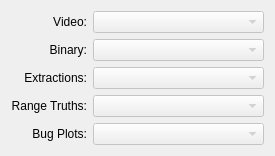
<ui version="4.0" >
 <class>ChannelSelectorWindow</class>
 <widget class="QDialog" name="ChannelSelectorWindow" >
  <property name="geometry" >
   <rect>
    <x>0</x>
    <y>0</y>
    <width>275</width>
    <height>134</height>
   </rect>
  </property>
  <property name="windowTitle" >
   <string>Channel Selector</string>
  </property>
  <layout class="QGridLayout" >
   <item row="1" column="1" colspan="2" >
    <widget class="QComboBox" name="foundBinary_" >
     <property name="enabled" >
      <bool>false</bool>
     </property>
     <property name="sizePolicy" >
      <sizepolicy vsizetype="Fixed" hsizetype="MinimumExpanding" >
       <horstretch>1</horstretch>
       <verstretch>0</verstretch>
      </sizepolicy>
     </property>
    </widget>
   </item>
   <item row="1" column="0" >
    <widget class="QLabel" name="label_7" >
     <property name="text" >
      <string>Binary:</string>
     </property>
     <property name="alignment" >
      <set>Qt::AlignRight|Qt::AlignTrailing|Qt::AlignVCenter</set>
     </property>
    </widget>
   </item>
   <item row="0" column="1" colspan="2" >
    <widget class="QComboBox" name="foundVideo_" >
     <property name="enabled" >
      <bool>false</bool>
     </property>
     <property name="sizePolicy" >
      <sizepolicy vsizetype="Fixed" hsizetype="MinimumExpanding" >
       <horstretch>1</horstretch>
       <verstretch>0</verstretch>
      </sizepolicy>
     </property>
    </widget>
   </item>
   <item row="0" column="0" >
    <widget class="QLabel" name="label_4" >
     <property name="text" >
      <string>Video:</string>
     </property>
     <property name="alignment" >
      <set>Qt::AlignRight|Qt::AlignTrailing|Qt::AlignVCenter</set>
     </property>
    </widget>
   </item>
   <item row="2" column="0" >
    <widget class="QLabel" name="label_9" >
     <property name="text" >
      <string>Extractions:</string>
     </property>
     <property name="alignment" >
      <set>Qt::AlignRight|Qt::AlignTrailing|Qt::AlignVCenter</set>
     </property>
    </widget>
   </item>
   <item row="2" column="1" colspan="2" >
    <widget class="QComboBox" name="foundExtractions_" >
     <property name="enabled" >
      <bool>false</bool>
     </property>
     <property name="sizePolicy" >
      <sizepolicy vsizetype="Fixed" hsizetype="MinimumExpanding" >
       <horstretch>1</horstretch>
       <verstretch>0</verstretch>
      </sizepolicy>
     </property>
    </widget>
   </item>
   <item row="3" column="0" >
    <widget class="QLabel" name="label_10" >
     <property name="text" >
      <string>Range Truths:</string>
     </property>
     <property name="alignment" >
      <set>Qt::AlignRight|Qt::AlignTrailing|Qt::AlignVCenter</set>
     </property>
    </widget>
   </item>
   <item row="3" column="1" colspan="2" >
    <widget class="QComboBox" name="foundRangeTruths_" >
     <property name="enabled" >
      <bool>false</bool>
     </property>
     <property name="sizePolicy" >
      <sizepolicy vsizetype="Fixed" hsizetype="MinimumExpanding" >
       <horstretch>1</horstretch>
       <verstretch>0</verstretch>
      </sizepolicy>
     </property>
    </widget>
   </item>
   <item row="4" column="0" >
    <widget class="QLabel" name="label_11" >
     <property name="text" >
      <string>Bug Plots:</string>
     </property>
     <property name="alignment" >
      <set>Qt::AlignRight|Qt::AlignTrailing|Qt::AlignVCenter</set>
     </property>
    </widget>
   </item>
   <item row="4" column="1" colspan="2" >
    <widget class="QComboBox" name="foundBugPlots_" >
     <property name="enabled" >
      <bool>false</bool>
     </property>
     <property name="sizePolicy" >
      <sizepolicy vsizetype="Fixed" hsizetype="MinimumExpanding" >
       <horstretch>1</horstretch>
       <verstretch>0</verstretch>
      </sizepolicy>
     </property>
    </widget>
   </item>
  </layout>
 </widget>
 <resources/>
 <connections/>
</ui>
